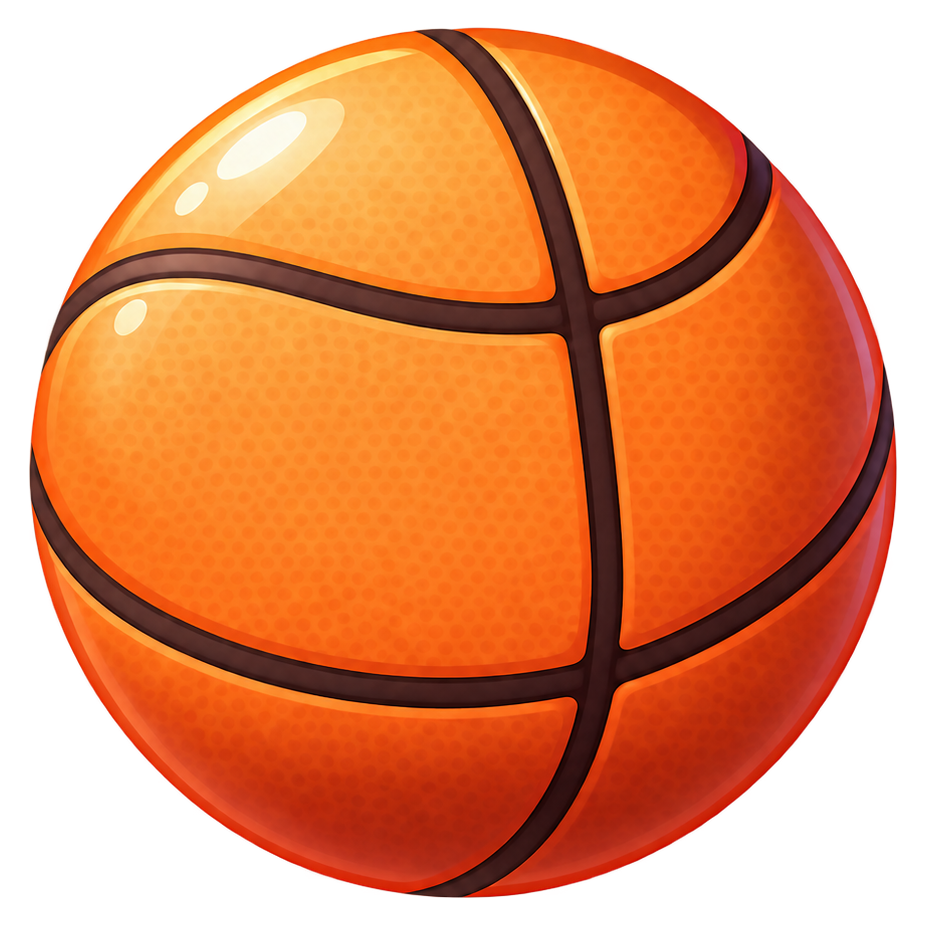
#> input picture Design/Charms/Masters/basketball.png, 927 x 927 px, given in place of birth_teddy.png, which was not available
$ python make_sticker_review.py
#> lines starting #> are read from the running program, lines starting #| are printed output that depends on the picture; pictures that were not available may be replaced by others from this repository, and a replacement may not be noted
#!/usr/bin/env python3
"""Belly-sticker review sheet for the 2D Birth-Charm masters.

    python3 make_sticker_review.py

Reads the extracted masters (Design/Charms/Masters — never modified),
sizes every item by the FROZEN runtime belly fit against the real
installed round-body bellyCore, and renders review bands: neutral
dark / pale belly / darker belly (zoomed for inspection), a TRUE
actual-size band (@2x device pixels), and a previous-vs-new size
comparison. The shipped graded Apple sticker rides along at its
unchanged fit as the scale reference.

Per-sticker presentation comes from sticker_tuning.TUNING (scale +
visual-centering offsets) — the ONE source of truth shared with
install_review_stickers.py, which bakes the same values into the
review imagesets the on-Aurie proof wears.
"""
import pathlib

from PIL import Image, ImageDraw

REPO = pathlib.Path(__file__).resolve().parents[3]
MASTERS = REPO / "Design/Charms/Masters"
APPLE = (REPO / "Auries/Assets.xcassets/Charms/"
         "belly_sticker_charm_food_apple_01.imageset/"
         "belly_sticker_charm_food_apple_01.png")
OUT = REPO / "aurie-review-evidence/birth_charms/ev_2d_sticker_review.png"

NAMES = ["birth_teddy", "birth_mug", "birth_teacup", "birth_beach_ball",
         "birth_balloon", "birth_strawberry", "birth_orange",
         "birth_lemon", "birth_carrot", "birth_cake", "birth_cookie"]

import sys
sys.path.insert(0, str(pathlib.Path(__file__).resolve().parent))
from sticker_tuning import TUNING  # noqa: E402

COREW, COREH = 126 * 2, 86 * 2   # real round-body bellyCore, @2x px
NAMES = list(TUNING)
COMPARE = ["birth_teddy", "birth_balloon", "birth_carrot",
           "birth_cake", "birth_cookie", "birth_strawberry"]


def fitted(im, boost, reduce=1.0):
    im = im.crop(im.getchannel("A").getbbox())
    s = min(0.62 * COREW / im.width,
            0.88 * COREH / im.height) * 0.72 * reduce * boost
    return im.resize((max(1, int(im.width * s)),
                      max(1, int(im.height * s))), Image.LANCZOS)


def items(boost, reduce):
    xs = [(n.replace("birth_", ""),
           fitted(Image.open(MASTERS / f"{n}.png"), boost,
                  TUNING[n][0] * reduce))
          for n in NAMES]
    xs.append(("APPLE (ref)", fitted(Image.open(APPLE), boost)))  # 1.0
    return xs


def main():
    cell = 260
    bands = [
        ("neutral dark - 1.6x zoom", (30, 32, 40), None, 1.6),
        ("pale Aurie belly - 1.6x zoom", (126, 168, 228),
         (217, 228, 245), 1.6),
        ("darker Aurie belly - 1.6x zoom", (138, 70, 64),
         (201, 150, 143), 1.6),
        ("TRUE ACTUAL SIZE (@2x device px) - pale belly",
         (126, 168, 228), (217, 228, 245), 1.0),
        ("COMPARE - previous (left) vs new -12%% (right), 1.6x zoom",
         (126, 168, 228), (217, 228, 245), 1.6),
    ]
    heights = [cell + 42, cell + 42, cell + 42, 190, cell + 42]
    w = cell * 12
    sheet = Image.new("RGB", (w, sum(heights)), (16, 17, 21))
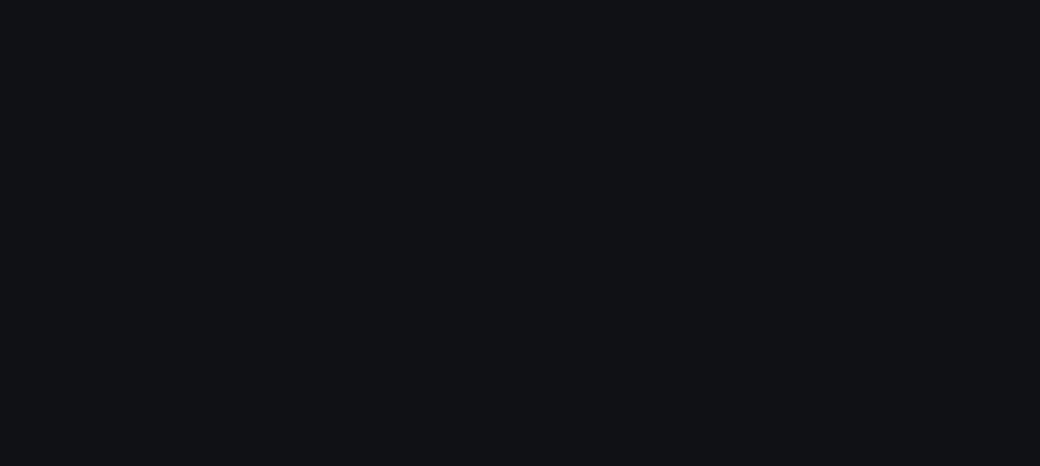
#> sheet: PIL image 3120x1398 RGB (shown at 1/3 size); mean R, G, B 16, 17, 21
    d = ImageDraw.Draw(sheet)
    y0 = 0
    for bi, (label, body, patch, boost) in enumerate(bands):
        bh = heights[bi]
        d.rectangle([0, y0, w, y0 + bh - 22], fill=body)
        if bi < 4:
            band = items(boost, 1.0)
#> in fitted, `im = im.crop(im.getchannel("A").getbbox())`:
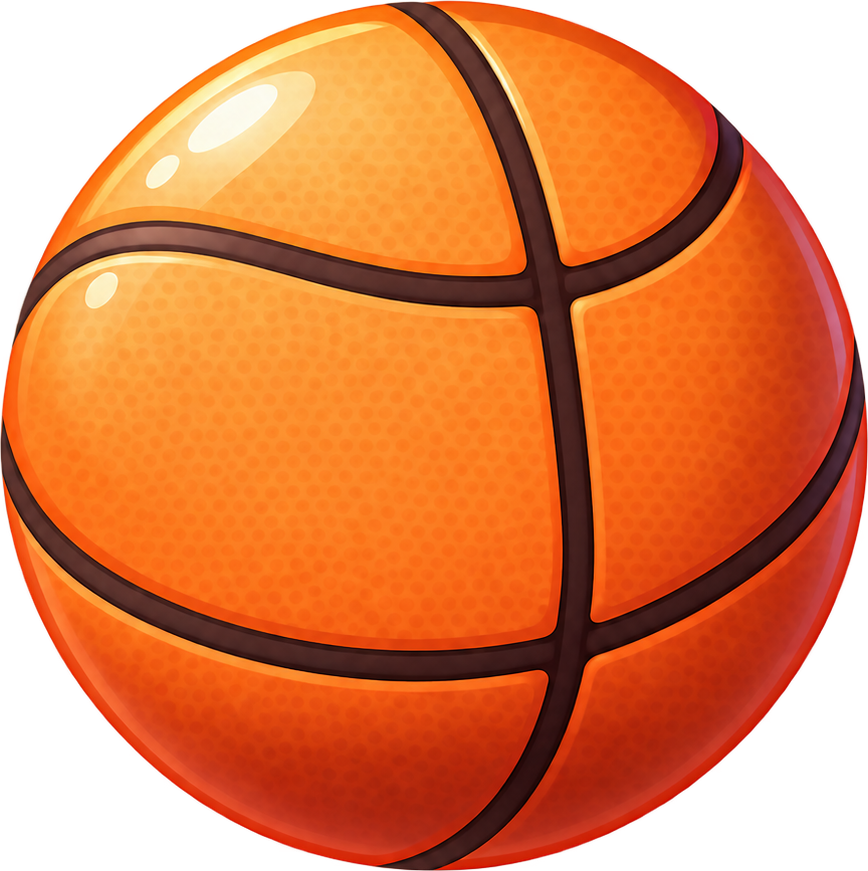
#> im: PIL image 868x871 RGBA; mean R, G, B, A 167.5, 78.1, 28.6, 197.5; transparent parts drawn white
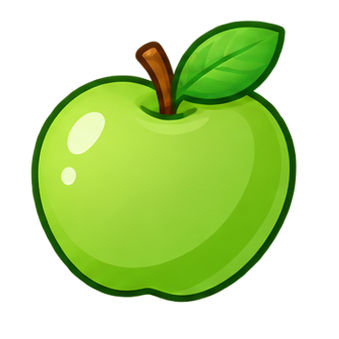
#> input picture Design/Charms/Masters/birth_apple.png, 339 x 339 px, given in place of birth_mug.png, which was not available
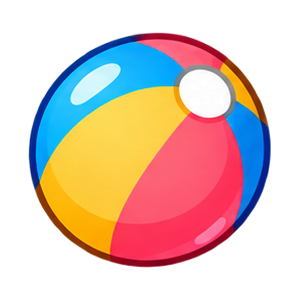
#> input picture Design/Charms/Masters/birth_beach_ball.png, 299 x 299 px
#> call 4 of fitted, with boost = 1.6, reduce = 0.92
#> in fitted (call 4), `return im.resize((max(1, int(im.width * s)), max(1, int(im.height * s)..`:
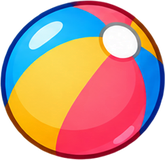
#> returned value: PIL image 165x160 RGBA; mean R, G, B, A 147.8, 108.2, 96.7, 196; transparent parts drawn white
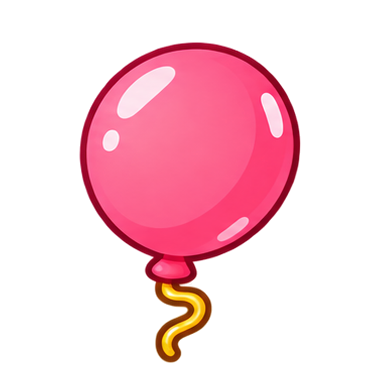
#> input picture Design/Charms/Masters/birth_balloon.png, 377 x 377 px
#> in fitted (call 5), `return im.resize((max(1, int(im.width * s)), max(1, int(im.height * s)..`:
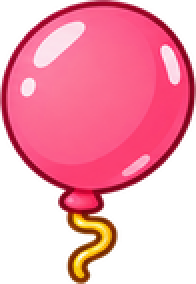
#> returned value: PIL image 98x142 RGBA (shown 2 times larger); mean R, G, B, A 142.6, 53.8, 72.7, 146.5; transparent parts drawn white
        else:
            band = []
            for n in COMPARE:            # old | new pairs
                old = fitted(Image.open(MASTERS / f"{n}.png"), boost)
                new = fitted(Image.open(MASTERS / f"{n}.png"), boost,
                             TUNING[n][0])
                band += [(n.replace("birth_", "") + " OLD", old),
                         (n.replace("birth_", "") + " NEW", new)]
        centers = []
        for i, (n, img) in enumerate(band):
            cx = i * cell + cell // 2
            cy = y0 + (bh - 22) // 2 + 8
            centers.append((cx, cy, img))
            if patch:
                r = min(max(img.width, img.height) * 0.80,
                        cell / 2 - 10)
                d.ellipse([cx - r, cy - r * 0.78, cx + r, cy + r * 0.78],
                          fill=patch)
        for cx, cy, img in centers:
            sheet.paste(img, (cx - img.width // 2,
                              cy - img.height // 2), img)
        d.text((8, y0 + 4), label, fill=(255, 255, 255))
        for i, (n, _) in enumerate(band):
            d.text((i * cell + 10, y0 + bh - 18), n,
                   fill=(235, 235, 240))
        y0 += bh
    OUT.parent.mkdir(parents=True, exist_ok=True)
    sheet.save(OUT)
    print(f"review -> {OUT}  ({sheet.size[0]}x{sheet.size[1]}) "
          f"per-sticker tuning from sticker_tuning.py")


if __name__ == "__main__":
#> (the run stopped early here; a loop or call above may not have finished)
